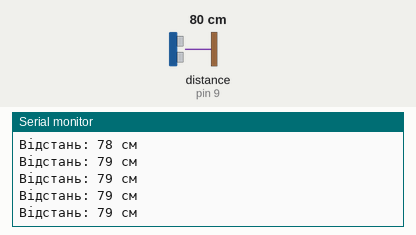
This sketch was run on a simulated Arduino Uno, built with avr-gcc and run on an emulated ATmega328P. Shown: the last lines printed to the serial monitor. Wiring (inferred from the names in the program): ultrasonic range finder: trigger pin 8; echo pin 9. The inputs (shaded band) are chosen by the test bench; at power-on: distance to the obstacle (sensor on pin 9) 80 cm. The echo pulse lasts 58.3 µs per cm.

Above: at 1.2 s.
1.3 s: distance to the obstacle (sensor on pin 9) set to 18 cm
At 1.61 s:
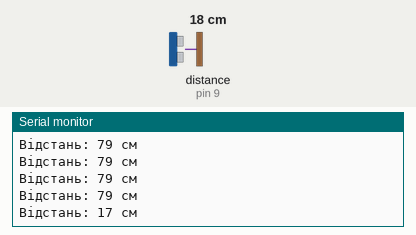
4.3 s: distance to the obstacle (sensor on pin 9) set to 2 cm
At 4.44 s:
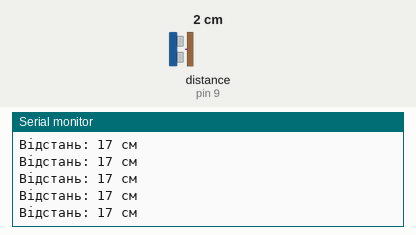
Timing chart, 0 to 7.3 s (numbered marks = the images above; inputs shaded):
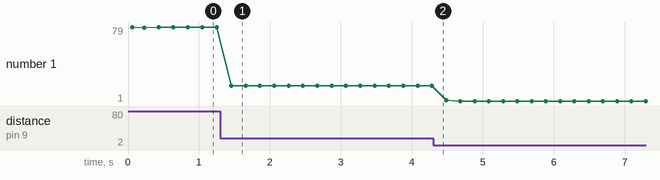

The sketch:

Sonar_Test.ino
```cpp
// Піни ультразвукового датчика
#define TRIG 8
#define ECHO 9

void setup() {
  Serial.begin(9600);
  pinMode(TRIG, OUTPUT);
  pinMode(ECHO, INPUT);

  Serial.println("Ультразвуковий датчик готовий");
}

void loop() {
  // Вимірюємо відстань
  long distance = getDistance();

  // Виводимо в Serial
  Serial.print("Відстань: ");
  Serial.print(distance);
  Serial.println(" см");

  delay(200); // Затримка між вимірами
}

// Функція для вимірювання відстані
long getDistance() {
  // Очищаємо Trig
  digitalWrite(TRIG, LOW);
  delayMicroseconds(2);

  // Генеруємо імпульс 10 мкс
  digitalWrite(TRIG, HIGH);
  delayMicroseconds(10);
  digitalWrite(TRIG, LOW);

  // Читаємо час відбиття
  long duration = pulseIn(ECHO, HIGH, 30000); // таймаут 30мс

  // Обчислюємо відстань (см)
  // Швидкість звуку 340 м/с = 0.034 см/мкс
  // Ділимо на 2, бо звук йде туди і назад
  long distance = duration * 0.034 / 2;

  // Якщо таймаут - повертаємо 0
  if (distance == 0) {
    return 999; // Перешкода дуже далеко або немає
  }

  return distance;
}
```

Measured:
- after the input at 1.3 s, the serial monitor: prints a new line after 0.16 s (image 1)
- plotted number 1: 79 → 17 after the input at 1.3 s, 17 → 1 after the input at 4.3 s
